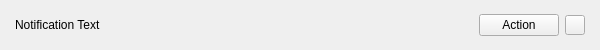
<?xml version="1.0" encoding="UTF-8"?>
<ui version="4.0">
 <class>NotificationBanner</class>
 <widget class="QFrame" name="NotificationBanner">
  <property name="geometry">
   <rect>
    <x>0</x>
    <y>0</y>
    <width>600</width>
    <height>50</height>
   </rect>
  </property>
  <property name="windowTitle">
   <string>Frame</string>
  </property>
  <property name="frameShape">
   <enum>QFrame::NoFrame</enum>
  </property>
  <property name="frameShadow">
   <enum>QFrame::Raised</enum>
  </property>
  <layout class="QHBoxLayout" name="horizontalLayout">
   <property name="leftMargin">
    <number>15</number>
   </property>
   <property name="topMargin">
    <number>10</number>
   </property>
   <property name="rightMargin">
    <number>15</number>
   </property>
   <property name="bottomMargin">
    <number>10</number>
   </property>
   <item>
    <widget class="QLabel" name="text_label">
     <property name="text">
      <string>Notification Text</string>
     </property>
    </widget>
   </item>
   <item>
    <spacer name="horizontalSpacer">
     <property name="orientation">
      <enum>Qt::Horizontal</enum>
     </property>
     <property name="sizeHint" stdset="0">
      <size>
       <width>40</width>
       <height>20</height>
      </size>
     </property>
    </spacer>
   </item>
   <item>
    <widget class="QPushButton" name="action_button">
     <property name="cursor">
      <cursorShape>PointingHandCursor</cursorShape>
     </property>
     <property name="text">
      <string>Action</string>
     </property>
    </widget>
   </item>
   <item>
    <widget class="QPushButton" name="close_button">
     <property name="sizePolicy">
      <sizepolicy hsizetype="Fixed" vsizetype="Fixed">
       <horstretch>0</horstretch>
       <verstretch>0</verstretch>
      </sizepolicy>
     </property>
     <property name="minimumSize">
      <size>
       <width>20</width>
       <height>20</height>
      </size>
     </property>
     <property name="maximumSize">
      <size>
       <width>20</width>
       <height>20</height>
      </size>
     </property>
     <property name="cursor">
      <cursorShape>PointingHandCursor</cursorShape>
     </property>
     <property name="text">
      <string/>
     </property>
     <property name="objectName">
      <string>close_button</string>
     </property>
    </widget>
   </item>
  </layout>
 </widget>
 <resources/>
 <connections/>
</ui>
